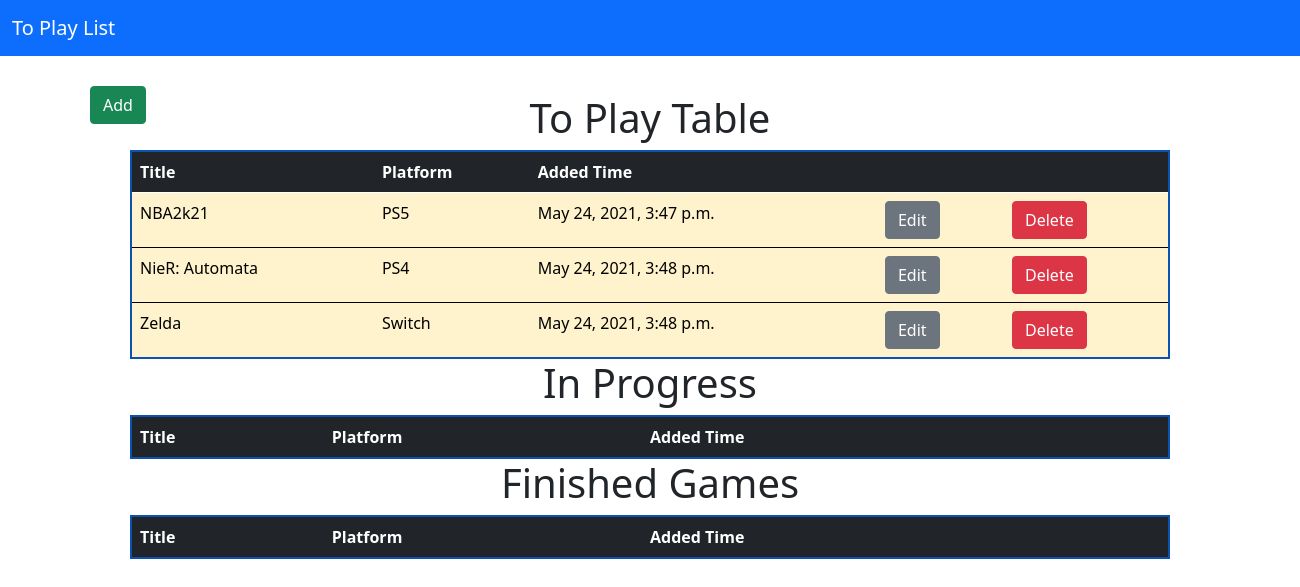
The app's page /, older data.
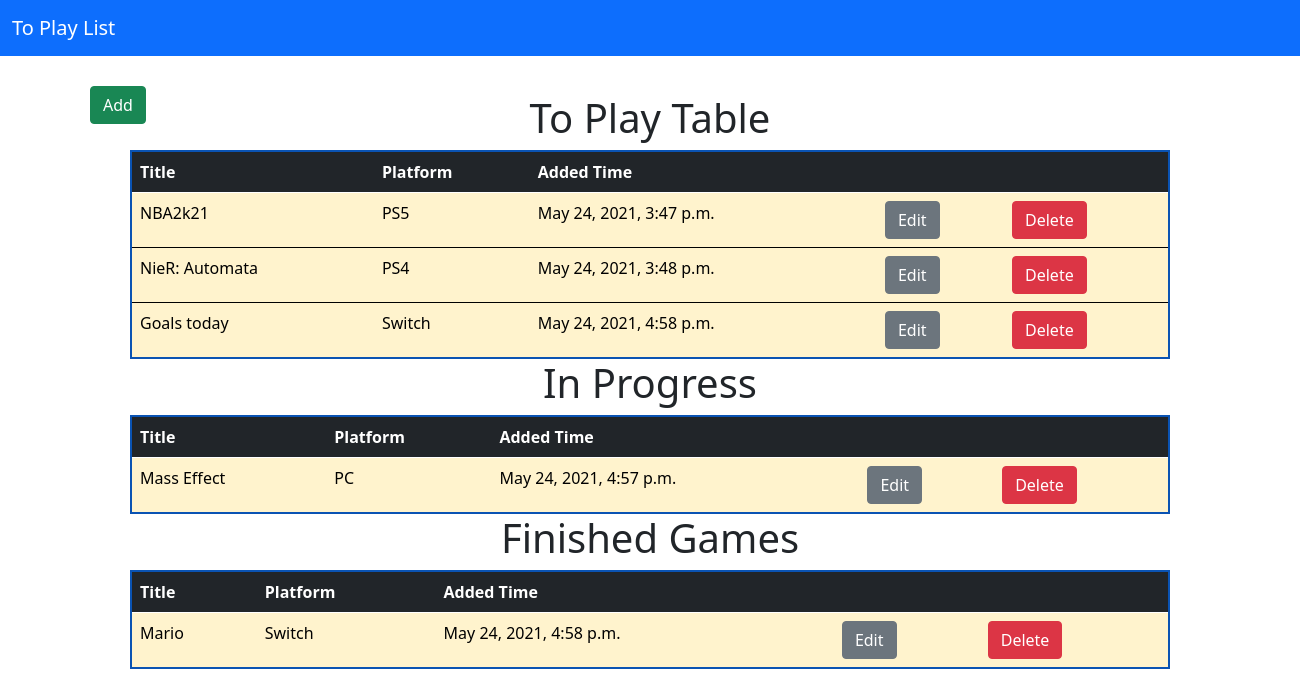
The same page, newer data.
### games/models.py (models this page shows, shortened)
class Game(models.Model):
    title = models.CharField(max_length=255)
    STATUS = (
        ('T', 'Toplay'),
        ('P', 'Progressing'),
        ('F', 'Finished'),
    )
    status = models.CharField(max_length=1, choices=STATUS, default='T')
    PLATFORM = (
        ('PS5', 'PS5'),
        ('PS4', 'PS4'),
        ('Switch', 'Switch'),
        ('Xbox One', 'Xbox One'),
        ('Xbox Series X', 'Xbox Series X'),
        ('PC', 'PC'),
        ('Other', 'Other'),
    )
    platform = models.CharField(max_length=13, choices=PLATFORM, default='PC')
    date = models.DateTimeField(auto_now_add=True)

### games/views.py (the view, shortened to what this page needs)
# urls.py: path('', GameListView.as_view(), name='home'),
class GameListView(GameForm, ListView):
    model = Game
    template_name = 'games/game_list.html'
    form_class = GameForm

### games/templates/games/game_list.html (shortened to what this page needs)
{% extends 'base.html' %}
{% block content %}
<div>
<div style="position: relative; right: -90px; top: 30px">
<form action="add-a-game" method="post">
    <button type="submit" class="btn btn-success">Add</button>
</form>
</div>
<h1 style="text-align: center;">To Play Table</h1>
<table class="table table-warning" style="width:80%; border:2px solid rgb(10, 83, 179); margin: auto;">
<thead class="table-dark">
    <tr>
        <th>
            Title
        </th>
        <th>
            Platform
        </th>
        <th>
            Added Time
        </th>
        <th>
        </th>
        <th>
        </th>
    </tr>
</thead>
<tbody>
{% for game in object_list %}
{% if game.status == "T" %}
    <tr>
        <td>{{ game.title }}</td>
        <td>{{ game.platform }}</td>
        <td>{{ game.date }}</td>
        <td>
            <form action="{% url 'edit' pk=game.pk %}" method="POST">
            <button value="edit" type="submit" class="btn btn-secondary" >Edit</button>
        </form>
        </td>
        <td> <form action="{% url 'delete' pk=game.pk %}" method="POST">
        <button value="remove" type="submit" class="btn btn-danger" onclick="return confirm('Are you sure you want to remove this?')">Delete</button>
    </form>
</td>
    </tr>
</tbody>
{% endif %}
{% endfor %}
</table>
<h1 style="text-align: center;">In Progress</h1>
<table class="table table-warning" style="width:80%; border:2px solid rgb(10, 83, 179); margin: auto;">
    <thead class="table-dark">
        <tr>
            <th>
                Title
            </th>
            <th>
                Platform
            </th>
            <th>
                Added Time
            </th>
            <th>
            </th>
            <th>
            </th>
        </tr>
    </thead>
    <tbody>
    {% for game in object_list %}
    {% if game.status == "P" %}
        <tr>
            <td>{{ game.title }}</td>
            <td>{{ game.platform }}</td>
            <td>{{ game.date }}</td>
            <td>
                <form action="{% url 'edit' pk=game.pk %}" method="POST">
                <button value="edit" type="submit" class="btn btn-secondary" >Edit</button>
            </form>
            </td>
            <td> <form action="{% url 'delete' pk=game.pk %}" method="POST">
            <button value="remove" type="submit" class="btn btn-danger" onclick="return confirm('Are you sure you want to remove this?')">Delete</button>
        </form>
    </td>
        </tr>
    </tbody>
    {% endif %}
    {% endfor %}
    </table>
<h1 style="text-align: center;">Finished Games
</h1>
<table class="table table-warning" style="width:80%; border:2px solid rgb(10, 83, 179); margin: auto;">
    <thead class="table-dark">
        <tr>
            <th>
                Title
            </th>
            <th>
                Platform
            </th>
            <th>
                Added Time
            </th>
            <th>
            </th>
            <th>
            </th>
        </tr>
    </thead>
    <tbody>
    {% for game in object_list %}
    {% if game.status == "F" %}
        <tr>
            <td>{{ game.title }}</td>
            <td>{{ game.platform }}</td>
            <td>{{ game.date }}</td>
            <td>
                <form action="{% url 'edit' pk=game.pk %}" method="POST">
                <button value="edit" type="submit" class="btn btn-secondary">Edit</button>
            </form>
            </td>
            <td> <form action="{% url 'delete' pk=game.pk %}" method="POST">
            <button value="remove" type="submit" class="btn btn-danger" onclick="return confirm('Are you sure you want to remove this?')">Delete</button>
        </form>
    </td>
        </tr>
    </tbody>
    {% endif %}
    {% endfor %}
    </table>
</div>
{% endblock content %}

### games/templates/base.html (shortened to what this page needs)
<!DOCTYPE html>
<html lang="en">
<head>
</head>
<body>
    <nav class="navbar navbar-expand-lg navbar-dark bg-primary mb5">
        <div class="container-fluid">
          <a class="navbar-brand" href="#">To Play List</a>
        </div>
      </nav>
</body>
{% block content %}
{% endblock content %}
<link href="https://cdn.jsdelivr.net/npm/bootstrap@5.0.1/dist/css/bootstrap.min.css" rel="stylesheet">
</html>

Row changes from the older to the newer data that the page shows:
removed Game: title "Zelda", platform "Switch", date "May 24, 2021, 3:48 p.m.", shown under "To Play Table"
added Game: title "Goals today", platform "Switch", date "May 24, 2021, 4:58 p.m.", shown under "To Play Table"
added Game: title "Mass Effect", platform "PC", date "May 24, 2021, 4:57 p.m.", shown under "In Progress"
added Game: title "Mario", platform "Switch", date "May 24, 2021, 4:58 p.m.", shown under "Finished Games"
